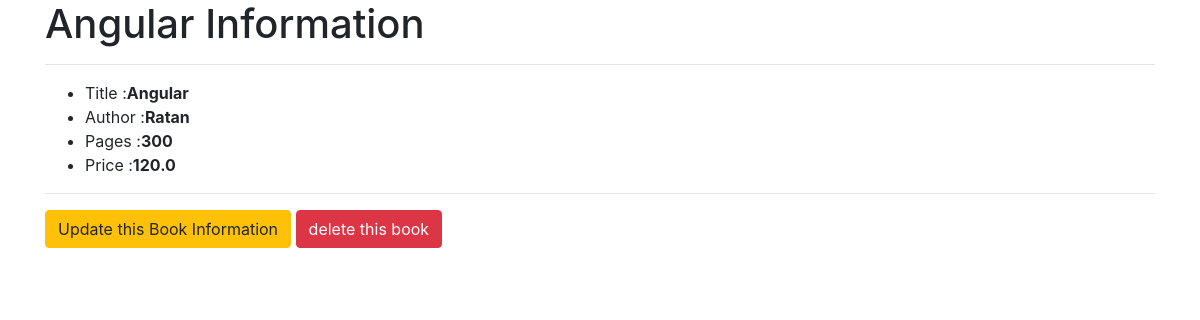
The app's page /detail/5 with its own data.
### testapp/models.py (models this page shows, shortened)
class Book(models.Model):
    title = models.CharField(max_length=300)
    author = models.CharField(max_length=30)
    pages = models.IntegerField()
    price = models.FloatField()

### testapp/views.py (the view)
# urls.py: path('detail/<int:pk>', views.BookDetailView.as_view(),name='detail'),
class BookDetailView(DetailView):
    model = Book

### templates/testapp/book_detail.html (shortened to what this page needs)
<!DOCTYPE html>
<html lang="en" dir="ltr">
  <head>
    <link rel="stylesheet" href="https://cdn.jsdelivr.net/npm/bootstrap@4.6.2/dist/css/bootstrap.min.css">
  </head>
  <body>
      <div class="container">
        <h1>{{book.title}} Information</h1> <hr>
           <ul>
             <li>Title :<strong>{{book.title}}</strong> </li>
             <li>Author :<strong>{{book.author}}</strong> </li>
             <li>Pages :<strong>{{book.pages}}</strong> </li>
             <li>Price :<strong>{{book.price}}</strong> </li>
           </ul> <hr>
<a class="btn btn-warning" href="/update/{{book.id}}">Update this Book Information</a>
<a class="btn btn-danger" href="/delete/{{book.id}}">delete this book</a>
       </div>
     </body>
     </html>

### records on screen
Book: title "Angular", author "Ratan", pages "300", price "120.0"
